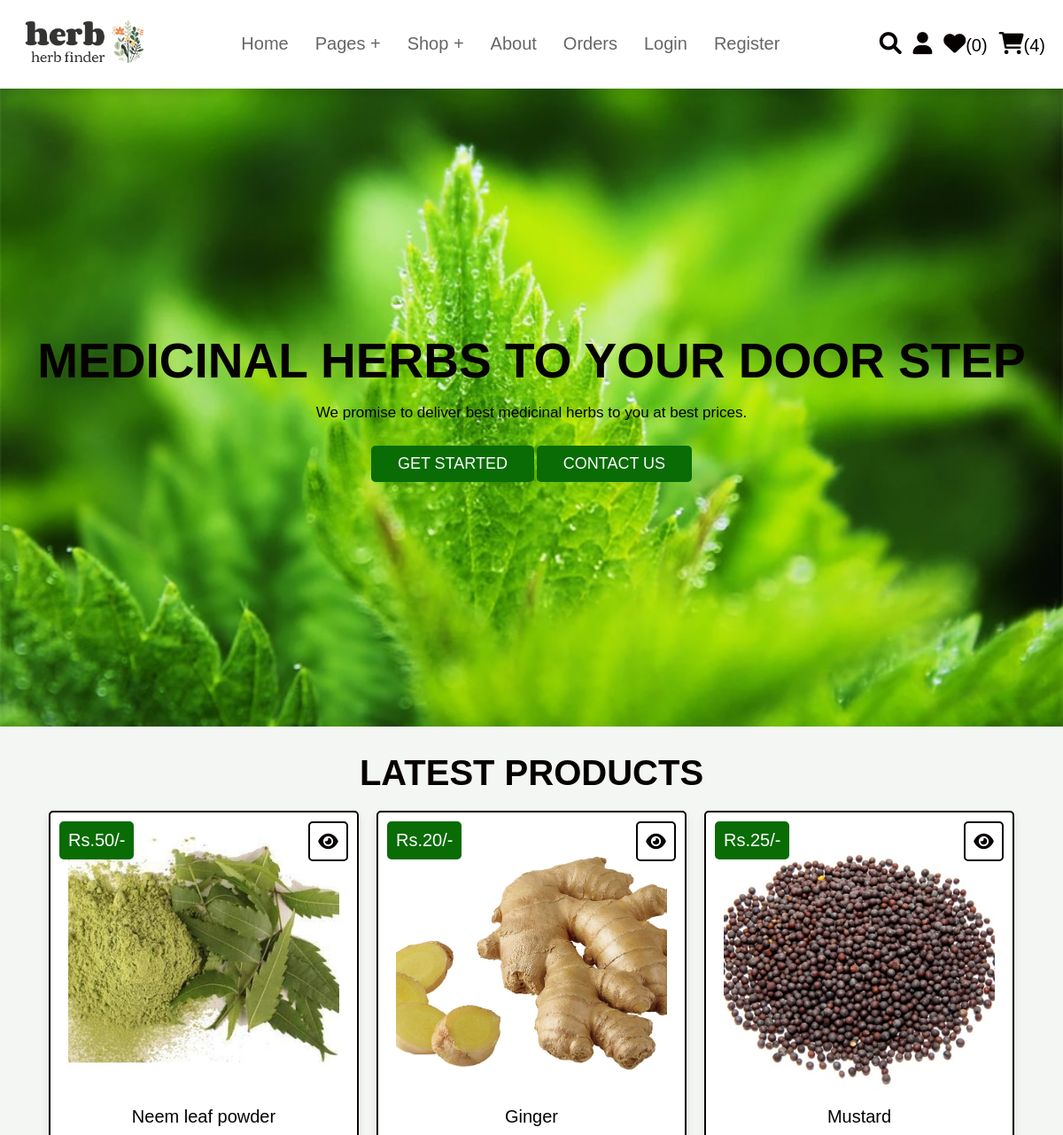
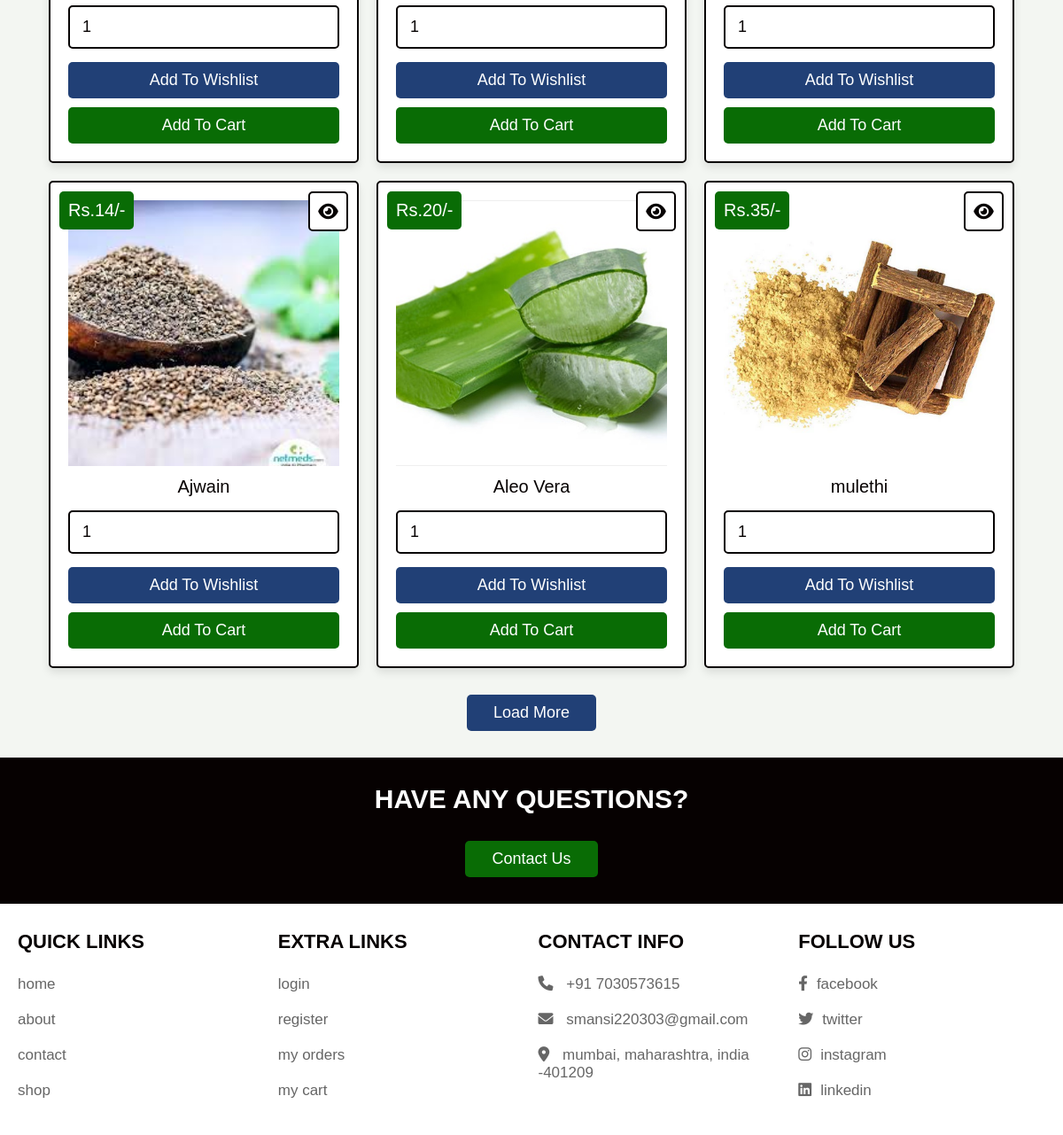
Page /home.php (signed in) on the committed database (2 pictures, top to bottom).
### tables this page shows
CREATE TABLE `products` (
  `id` int(100) NOT NULL,
  `name` varchar(100) NOT NULL,
  `details` varchar(500) NOT NULL,
  `price` int(100) NOT NULL,
  `image` varchar(100) NOT NULL
);

### home.php (the view, shortened to what this page needs)
<?php
@include 'config.php';
$user_id = $_SESSION['user_id'];
?>
<!DOCTYPE html>
<html lang="en">
<head>
    <link rel="stylesheet" href="https://cdnjs.cloudflare.com/ajax/libs/font-awesome/6.0.0/css/all.min.css">
    <link rel="stylesheet" href="css/style.css">
</head>
<body>
    <?php @include 'header.php'; ?>
    <section class="home">
        <div class="content">
            <h3>MEDICINAL HERBS TO YOUR DOOR STEP</h3>
            <p>We promise to deliver best medicinal herbs to you at best prices.</p>
            <a href="shop.php" class="btn">GET STARTED</a>
            <a href="contact.php" class="btn">CONTACT US</a>
        </div>
    </section>
    <section class="products">
        <h1 class="title">latest products</h1>
        <div class="box-container">
            <?php
         $select_products = mysqli_query($conn, "SELECT * FROM `products` LIMIT 6") or die('query failed');
         if(mysqli_num_rows($select_products) > 0){
            while($fetch_products = mysqli_fetch_assoc($select_products)){
      ?>
            <form action="" method="POST" class="box">
                <a href="view_page.php?pid=<?php echo $fetch_products['id']; ?>" class="fas fa-eye"></a>
                <div class="price">Rs.<?php echo $fetch_products['price']; ?>/-</div>
                <img src="uploaded_img/<?php echo $fetch_products['image']; ?>" alt="" class="image">
                <div class="name"><?php echo $fetch_products['name']; ?></div>
                <input type="number" name="product_quantity" value="1" min="0" class="qty">
                <input type="submit" value="add to wishlist" name="add_to_wishlist" class="option-btn">
                <input type="submit" value="add to cart" name="add_to_cart" class="btn">
            </form>
            <?php
         }
      }else{
         echo '<p class="empty">no products added yet!</p>';
      }
      ?>
        </div>
        <div class="more-btn">
            <a href="shop.php" class="option-btn">load more</a>
        </div>
    </section>
    <section class="home-contact">
        <div class="content">
            <h3>have any questions?</h3>
            <p></p>
            <a href="contact.php" class="btn">contact us</a>
        </div>
    </section>
    <?php @include 'footer.php'; ?>
</body>
</html>

### header.php (shortened to what this page needs)
<header class="header">
    <div class="flex">
        <a href="home.php" class="logo"><img src="images/logo-transparent-png.png" width="150"></a>
        <nav class=" navbar">
            <ul>
                <li><a href="home.php">home</a></li>
                <li><a href="#">pages +</a>
                </li>
                <li><a href="shop.php">shop +</a>
                </li>
                <li><a href="about.php">about</a></li>
                <li><a href="orders.php">orders</a></li>
                <li><a href="login.php">login</a></li>
                <li><a href="register.php">register</a></li>
            </ul>
        </nav>
        <div class="icons">
            <a href="search_page.php" class="fas fa-search"></a>
            <div id="user-btn" class="fas fa-user"></div>
            <?php
                $select_wishlist_count = mysqli_query($conn, "SELECT * FROM `wishlist` WHERE user_id = '$user_id'") or die('query failed');
                $wishlist_num_rows = mysqli_num_rows($select_wishlist_count);
            ?>
            <a href="wishlist.php"><i class="fas fa-heart"></i><span>(<?php echo $wishlist_num_rows; ?>)</span></a>
            <?php
                $select_cart_count = mysqli_query($conn, "SELECT * FROM `cart` WHERE user_id = '$user_id'") or die('query failed');
                $cart_num_rows = mysqli_num_rows($select_cart_count);
            ?>
            <a href="cart.php"><i class="fas fa-shopping-cart"></i><span>(<?php echo $cart_num_rows; ?>)</span></a>
        </div>
    </div>
</header>

### footer.php
<section class="footer">
    <div class="box-container">
        <div class="box">
            <h3>quick links</h3>
            <a href="home.php">home</a>
            <a href="about.php">about</a>
            <a href="contact.php">contact</a>
            <a href="shop.php">shop</a>
        </div>
        <div class="box">
            <h3>extra links</h3>
            <a href="login.php">login</a>
            <a href="register.php">register</a>
            <a href="orders.php">my orders</a>
            <a href="cart.php">my cart</a>
        </div>
        <div class="box">
            <h3>contact info</h3>
            <p> <i class="fas fa-phone"></i> +91 7030573615</p>
            <p> <i class="fas fa-envelope"></i> smansi220303@gmail.com </p>
            <p> <i class="fas fa-map-marker-alt"></i> mumbai, maharashtra, india -401209</p>
        </div>
        <div class="box">
            <h3>follow us</h3>
            <a href="#"><i class="fab fa-facebook-f"></i>facebook</a>
            <a href="#"><i class="fab fa-twitter"></i>twitter</a>
            <a href="#"><i class="fab fa-instagram"></i>instagram</a>
            <a href="#"><i class="fab fa-linkedin"></i>linkedin</a>
        </div>
    </div>
</section>

### css/style.css (style rules this page uses)
:root { --green:#096c05; --red:#0b133b; --orange:#214076; --black:#060101; --white:#fff; --light-color:#666; --light-white:#ccc; --light-bg:#f3f6f2; --border:.2rem solid var(--black); --box-shadow:0 .5rem 1rem rgba(0,0,0,.1); }
* { font-family: 'Rubik', sans-serif; margin:0; padding:0; box-sizing: border-box; outline: none; border:none; text-decoration: none; transition:all .2s linear; }
html { font-size: 62.5%; overflow-x: hidden; scroll-behavior: smooth; scroll-padding-top: 6.5rem; }
body { background: var(--light-bg); }
section { padding:3rem 2rem; }
.btn, .delete-btn, .option-btn { display: inline-block; border-radius: .5rem; margin-top: 1rem; font-size: 1.8rem; color:var(--white); cursor: pointer; padding:1rem 3rem; text-transform: capitalize; }
.btn { background-color: var(--green); }
.option-btn { background-color: var(--orange); }
.more-btn { margin-top: 2rem; text-align: center; }
.title { text-align: center; margin-bottom: 2rem; color:var(--black); text-transform: uppercase; font-size: 4rem; }
.header { position: sticky; top:0; left:0; right:0; background-color: var(--white); z-index: 1000; box-shadow: var(--box-shadow); }
.header .flex { margin: 0 auto; display: flex; align-items: center; justify-content: space-between; padding:1.5rem 2rem; max-width: 1200px; position: relative; }
.header .flex .logo { font-size: 2.5rem; color:var(--green); }
.header .flex .navbar ul { list-style: none; }
.header .flex .navbar ul li { float: left; position: relative; }
.header .flex .navbar ul li a { font-size: 2rem; padding:1rem 1.5rem; display: block; color:var(--light-color); text-transform: capitalize; }
.header .flex .icons > * { font-size: 2.5rem; margin-left: 1rem; color:var(--black); cursor: pointer; }
.header .flex .icons span { font-size: 2rem; }
.home { min-height: 90vh; background:url(../images/20.jpg) no-repeat; background-size: cover; background-position: center; display: flex; align-items: center; justify-content: center; }
.home .content { text-align: center; }
.home .content h3 { text-transform: uppercase; color:var(--black); font-size: 5.5rem; }
.home .content p { max-width: 60rem; margin:1rem auto; line-height:2; font-size: 1.7rem; color:var(--black); }
.products .box-container { max-width: 1200px; margin:0 auto; display: grid; grid-template-columns: repeat(auto-fit, 35rem); gap:2rem; align-items: flex-start; justify-content: center; }
.products .box-container .box { background-color: var(--white); border:var(--border); box-shadow: var(--box-shadow); border-radius: .5rem; padding:2rem; text-align: center; position: relative; }
.products .box-container .box .image { height: 30rem; width: 100%; object-fit: cover; }
.products .box-container .box .fa-eye, .products .box-container .box .price { position: absolute; top:1rem; border-radius: .5rem; }
.products .box-container .box .price { font-size: 2rem; padding:1rem; background-color: var(--green); color:var(--white); left:1rem; }
.products .box-container .box .fa-eye { right:1rem; height: 4.5rem; width: 4.5rem; line-height: 4.2rem; font-size: 2rem; background-color: var(--white); color:var(--black); border:var(--border); }
.products .box-container .box .name { margin:1rem; font-size: 2rem; color:var(--black); }
.products .box-container .box .qty { width: 100%; padding:1.2rem 1.4rem; font-size: 1.8rem; color:var(--black); border:var(--border); border-radius: .5rem; margin:.5rem 0; }
.products .box-container .box .btn, .products .box-container .box .option-btn { width: 100%; }
.home-contact { background-color: var(--black); text-align: center; }
.home-contact .content { max-width: 50rem; margin:0 auto; }
.home-contact .content h3 { text-transform: uppercase; color:var(--white); font-size: 3rem; }
.home-contact .content p { line-height: 2; font-size: 1.5rem; color:var(--light-white); padding:1rem 0; }
.footer { background-color: var(--white); }
.footer .box-container { max-width: 1200px; margin:0 auto; display: grid; grid-template-columns: repeat(auto-fit, minmax(27rem, 1fr)); gap:1.5rem; align-items: flex-start; }
.footer .box-container .box h3 { font-size: 2.2rem; color:var(--black); margin-bottom: 1.5rem; text-transform: uppercase; }
.footer .box-container a, .footer .box-container p { font-size: 1.7rem; color:var(--light-color); padding:1rem 0; display: block; }
.footer .box-container a i, .footer .box-container p i { color:var(--pink); padding-right: 1rem; }

### rows in the picture
products: price "50", shows a picture, name "Neem leaf powder"
products: price "20", shows a picture, name "Ginger"
products: price "25", image (picture), name "Mustard"
products: price "14", image (picture), name "Ajwain"
products: price "20", shows a picture, name "Aleo Vera"
products: price "35", image (picture), name "mulethi"

### other values in the picture
$wishlist_num_rows "0"
$cart_num_rows "4"
